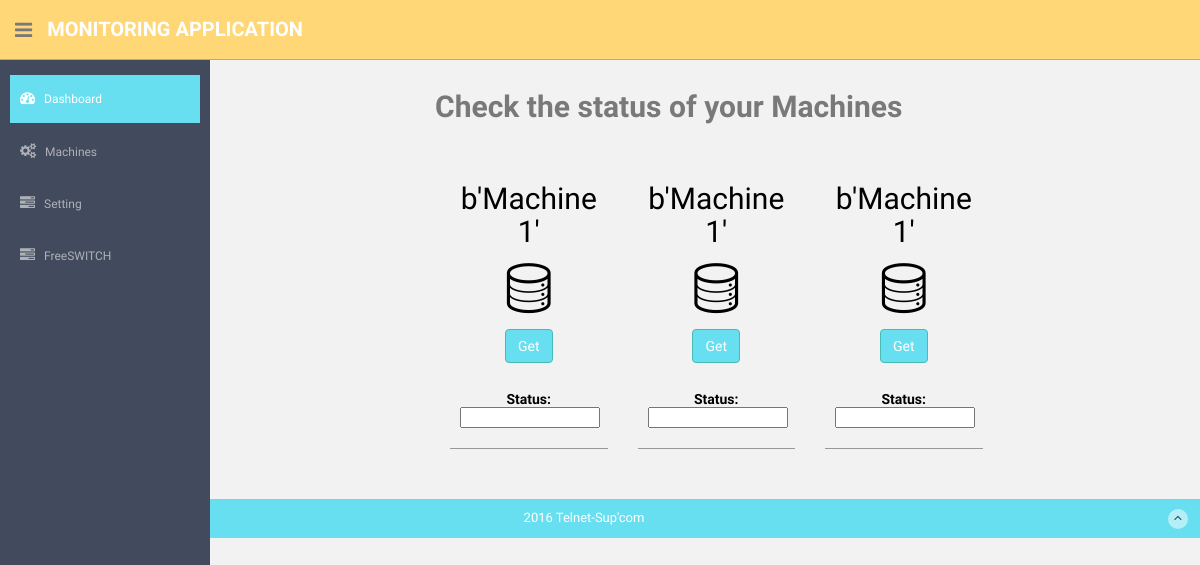
/monitoring_app/pid/ (signed in), run on an earlier commit of the app's database.
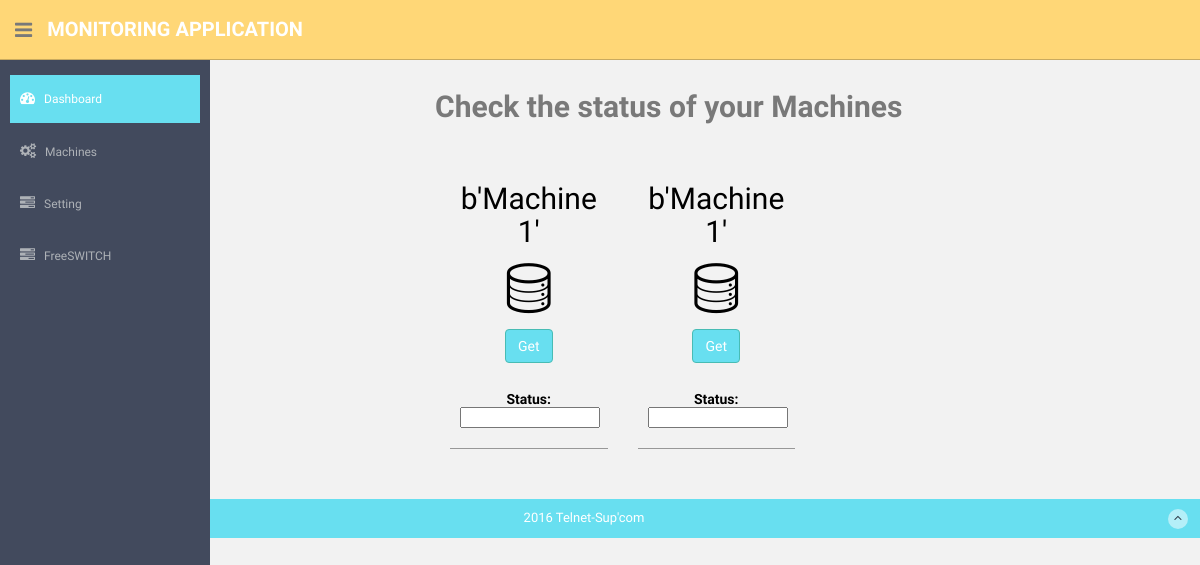
And on a later commit of the database.
### monitoring_app/models.py (models this page shows, shortened)
class Machine(models.Model):
    name= models.CharField(default="Machine 1",max_length=30)
    address = models.CharField(default='168.85.69.4',max_length=12)
    username=models.CharField(default="Foulen",max_length=30)
    password= models.CharField(default="****",max_length=30)
    Prefix_freeswitch=models.CharField(default="1",max_length=5)
    class Meta:
        ordering = ["name"]

### monitoring_app/views.py (the view)
@login_required
def pid (request) :
    print "in pid view"
    context = RequestContext(request)
    if request.method == 'GET':
        Process_name = request.GET.get('Process name')
    return render_to_response(
            'monitoring_app/status.html',data(),context)

### monitoring_app/views.py (called while the page is built)
def data ():
    machine = Machine.objects.all()
    call = Call.objects.all()
    data = {
    "machine_detail" : machine
    }
    return data

### monitoring_app/templates/monitoring_app/status.html (shortened to what this page needs)
{% extends "monitoring_app/bases/index.html" %}
{% load staticfiles %}
{% block content %}
      <section id="main-content">
          <section class="wrapper">
                  <div class="main-chart"><div>
                  <h2><b>Check the status of your Machines </b></h2><br/>
						 {% for machine in machine_detail %}
						 <div class="col-md-3 col-sm-3 box0">
                  			<div class="box1">
						       <div ng-controller="monitoringcontroller">
							    <h2> {{ machine.name }}</h2>
					  			<span class="li_data"></span>
						<button type="button" class="btn btn-theme" ng-click="statusge({{machine.id}})">Get</button></br></br>
		              <h5><b>Status:<input  type="text" ng-model="status" size="12"/><br/></b></h5>
								</div>
                  			</div>
                  		</div>
                  	{% endfor %}
                  </div>
			 </section>
			 </section>
{% endblock %}

What changed in the data, as far as the page shows it:
removed Machine: name "b'Machine 1'"
